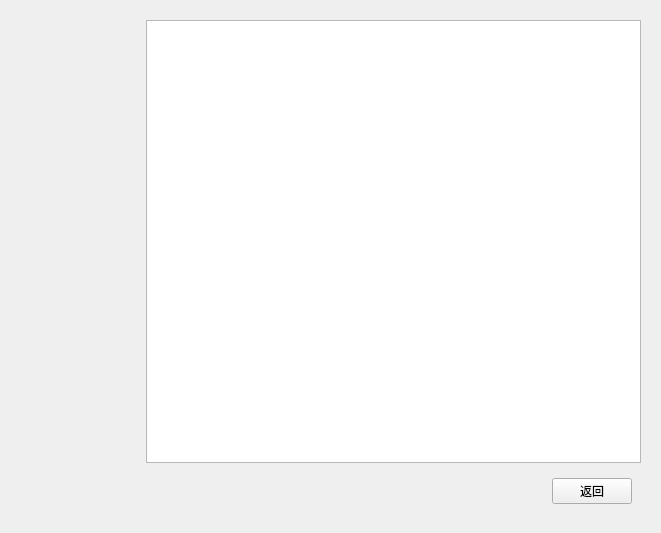
<?xml version="1.0" encoding="UTF-8"?>
<ui version="4.0">
 <class>pickSave</class>
 <widget class="QWidget" name="pickSave">
  <property name="geometry">
   <rect>
    <x>0</x>
    <y>0</y>
    <width>661</width>
    <height>533</height>
   </rect>
  </property>
  <property name="windowTitle">
   <string>Form</string>
  </property>
  <layout class="QHBoxLayout" name="horizontalLayout_2">
   <item>
    <widget class="QWidget" name="widget" native="true">
     <property name="minimumSize">
      <size>
       <width>120</width>
       <height>0</height>
      </size>
     </property>
     <property name="maximumSize">
      <size>
       <width>500</width>
       <height>16777215</height>
      </size>
     </property>
    </widget>
   </item>
   <item>
    <widget class="QWidget" name="widget_2" native="true">
     <layout class="QVBoxLayout" name="verticalLayout">
      <item>
       <widget class="QListWidget" name="listWidget"/>
      </item>
      <item>
       <widget class="QWidget" name="widget_3" native="true">
        <layout class="QHBoxLayout" name="horizontalLayout">
         <item>
          <spacer name="horizontalSpacer">
           <property name="orientation">
            <enum>Qt::Horizontal</enum>
           </property>
           <property name="sizeHint" stdset="0">
            <size>
             <width>40</width>
             <height>20</height>
            </size>
           </property>
          </spacer>
         </item>
         <item>
          <widget class="QPushButton" name="pickSave_back_button">
           <property name="text">
            <string>返回</string>
           </property>
          </widget>
         </item>
        </layout>
       </widget>
      </item>
     </layout>
    </widget>
   </item>
  </layout>
 </widget>
 <resources/>
 <connections/>
</ui>
